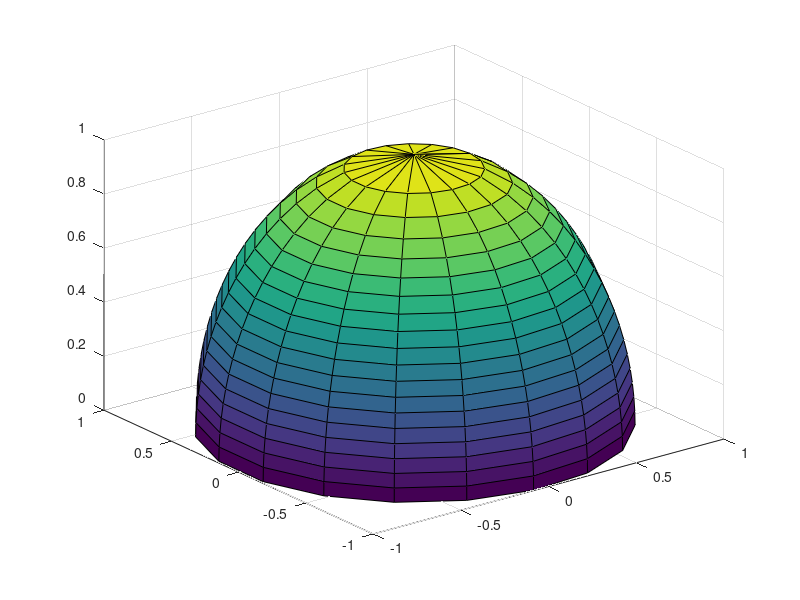

Recreate this plot in MATLAB.
prc = 20 ;

[h,theta] = meshgrid(linspace(0,1,prc),linspace(0,2*pi,prc)) ;
rz = h ;
rx = sqrt(1-h.^2).*cos(theta) ;
ry = sqrt(1-h.^2).*sin(theta) ;
surf(rx,ry,rz) ;